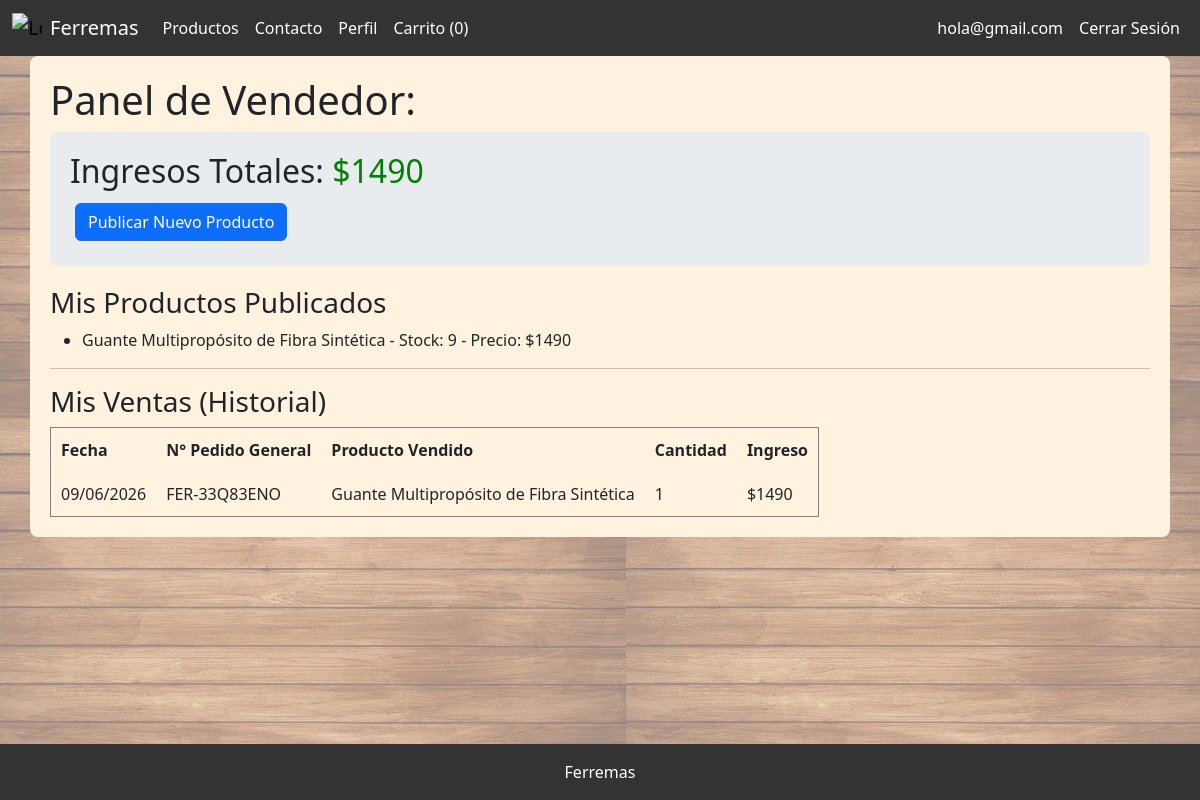
Page /vendedor/panel/ (signed in) on the committed database.
### ferremas/models.py (models this page shows, shortened)
class Producto(models.Model):
    nombre = models.CharField(max_length=100)
    precio = models.DecimalField(max_digits=10, decimal_places=0)
    descripcion = models.TextField()
    foto = models.ImageField(upload_to='productos/')
    stock = models.PositiveIntegerField(default=0)
    vendedor = models.ForeignKey(User, on_delete=models.CASCADE, null=True, blank=True, related_name='productos_en_venta')
    usd = models.DecimalField(max_digits=10, decimal_places=2, null=True)

class DetalleOrden(models.Model):
    orden = models.ForeignKey(Orden, related_name='detalles', on_delete=models.CASCADE)
    producto = models.ForeignKey(Producto, on_delete=models.PROTECT)
    cantidad = models.PositiveIntegerField()
    precio_unitario = models.PositiveIntegerField(help_text="Precio al momento de la compra")
    def subtotal(self):
        return self.cantidad * self.precio_unitario

class Orden(models.Model):
    ESTADO_CHOICES = [
        ('PENDIENTE', 'Pendiente de Pago'),
        ('ESPERANDO_TRANSFERENCIA', 'Esperando Confirmación Bancaria'),
        ('PAGADA', 'Pagada Exitosamente'),
        ('RECHAZADA', 'Pago Rechazado'),
        ('CANCELADA', 'Cancelada por el Usuario / Timeout'),
    ]
    METODO_PAGO_CHOICES = [
        ('WEBPAY', 'Transbank Webpay Plus'),
        ('TRANSFERENCIA', 'Transferencia Bancaria'),
    ]
    id = models.UUIDField(primary_key=True, default=uuid.uuid4, editable=False)
    numero_pedido = models.CharField(max_length=20, unique=True, default=generar_numero_pedido)
    usuario = models.ForeignKey(User, on_delete=models.SET_NULL, null=True, blank=True)
    session_id = models.CharField(max_length=100, blank=True, null=True) # Para usuarios anónimos
    fecha_creacion = models.DateTimeField(auto_now_add=True)
    estado = models.CharField(max_length=30, choices=ESTADO_CHOICES, default='PENDIENTE')
    metodo_pago = models.CharField(max_length=20, choices=METODO_PAGO_CHOICES, default='WEBPAY')
    total = models.PositiveIntegerField(help_text="Total pagado en CLP")
    token_ws = models.CharField(max_length=255, blank=True, null=True, help_text="Token de Webpay")
    codigo_autorizacion = models.CharField(max_length=100, blank=True, null=True)

### ferremas/views.py (the view)
# urls.py: path('vendedor/panel/', views.panel_vendedor, name='panel_vendedor'),
@login_required
@user_passes_test(es_vendedor, login_url='/') # Si no es vendedor, lo expulsa al inicio
def panel_vendedor(request):
    mis_productos = Producto.objects.filter(vendedor=request.user)
    mis_ventas = DetalleOrden.objects.filter(
        producto__vendedor=request.user,
        orden__estado='PAGADA'
    ).order_by('-orden__fecha_creacion')
    total_ganado = mis_ventas.aggregate(
        total=Sum(F('cantidad') * F('precio_unitario'))
    )['total'] or 0
    contexto = {
        'productos': mis_productos,
        'ventas': mis_ventas,
        'total_ganado': total_ganado
    }
    return render(request, 'ferremas/panel_vendedor.html', contexto)

### ferremas/views.py (called while the page is built)
def es_vendedor(user):
    return user.groups.filter(name='Vendedores').exists()

### ferremas/templates/ferremas/panel_vendedor.html (shortened to what this page needs)
{% extends 'ferremas/base.html' %}
{% block content %}
<div style="background-color: #fff2df; padding: 20px; border-radius: 8px; margin-bottom: 20px;" class="container">
    <h1>Panel de Vendedor: {{ user.first_name }}</h1>
    <div style="background-color: #e9ecef; padding: 20px; border-radius: 8px; margin-bottom: 20px;">
        <h2>Ingresos Totales: <span style="color: green;">${{ total_ganado }}</span></h2>
        <a href="{% url 'agregar_producto' %}" class="btn btn-primary">Publicar Nuevo Producto</a>
    </div>
    <h3>Mis Productos Publicados</h3>
    <ul>
        {% for producto in productos %}
            <li>{{ producto.nombre }} - Stock: {{ producto.stock }} - Precio: ${{ producto.precio }}</li>
        {% empty %}
            <p>No tienes productos publicados aún.</p>
        {% endfor %}
    </ul>
    <hr>
    <h3>Mis Ventas (Historial)</h3>
    <table border="1" cellpadding="10">
        <tr>
            <th>Fecha</th>
            <th>N° Pedido General</th>
            <th>Producto Vendido</th>
            <th>Cantidad</th>
            <th>Ingreso</th>
        </tr>
        {% for venta in ventas %}
        <tr>
            <td>{{ venta.orden.fecha_creacion|date:"d/m/Y" }}</td>
            <td>{{ venta.orden.numero_pedido }}</td>
            <td>{{ venta.producto.nombre }}</td>
            <td>{{ venta.cantidad }}</td>
            <td>${{ venta.subtotal }}</td> </tr>
        {% empty %}
            <p>Aún no tienes ventas registradas.</p>
        {% endfor %}
    </table>
</div>
{% endblock %}

### ferremas/templates/ferremas/navbar.html (shortened to what this page needs)
{% load static %}
<nav class="navbar navbar-expand-lg">
    <div class="container-fluid">
        <a class="navbar-brand d-flex align-items-center" href="{% url 'index' %}">
            <img src="{% static 'img/logo.svg' %}" alt="Logo" width="30" height="30" class="d-inline-block align-text-top me-2">
            <span style="color: #fff;"> Ferremas</span>
        </a>
        <div class="collapse navbar-collapse" id="navbarNav">
            <ul class="navbar-nav me-auto mb-2 mb-lg-0">
                <li class="nav-item">
                    <a class="nav-link" href="{% url 'product_list' %}">Productos</a>
                </li>
                <li class="nav-item">
                    <a class="nav-link" href="{% url 'contact' %}">Contacto</a>
                </li>
                {% if user.is_authenticated %}
                    <li class="nav-item">
                        <a class="nav-link" href="{% url 'user_profile' %}">Perfil</a>
                    </li>
                    <li class="nav-item">
                        <a class="nav-link" href="{% url 'cart' %}">
                            Carrito
                            {% if user.is_authenticated %}
                                ({{ request.user.cartitem_set.count }})
                            {% endif %}
                        </a>
                    </li>
                {% endif %}
            </ul>
            <ul class="navbar-nav">
                {% if user.is_authenticated %}
                    <li class="nav-item">
                        <a class="nav-link" href="{% url 'user_profile' %}">{{ user.email }}</a>
                    </li>
                    <li class="nav-item">
                        <a class="nav-link" href="{% url 'logout' %}">Cerrar Sesión</a>
                    </li>
                {% endif %}
            </ul>
        </div>
    </div>
</nav>

### ferremas/static/css/style.css (style rules this page uses)
html, body { height: 100%; margin: 0; display: flex; flex-direction: column; }
body { font-family: Arial, sans-serif; background-image: linear-gradient(rgba(255, 255, 255, 0.5), rgba(255, 255, 255, 0.5)), url('../img/fondo_madera.png'); }
.navbar { background-color: #333; }
.navbar .nav-link { color: #fff; }
.btn { margin: 5px; }
.btn-primary { background-color: #007bff; border: none; padding: 10px 20px; font-size: 1.2em; border-radius: 25px; }
h3 { font-size: 2em; color: #333; }

### rows in the picture
Producto: nombre "Guante Multipropósito de Fibra Sintética", stock "9", precio "1490"
DetalleOrden: orden.fecha_creacion "09/06/2026", orden.numero_pedido "FER-33Q83ENO", producto.nombre "Guante Multipropósito de Fibra Sintética", cantidad "1", subtotal "1490"

### other values in the picture
{{ request.user.cartitem_set.count }} "0"
{{ user.email }} "hola@gmail.com"
{{ total_ganado }} "1490"
